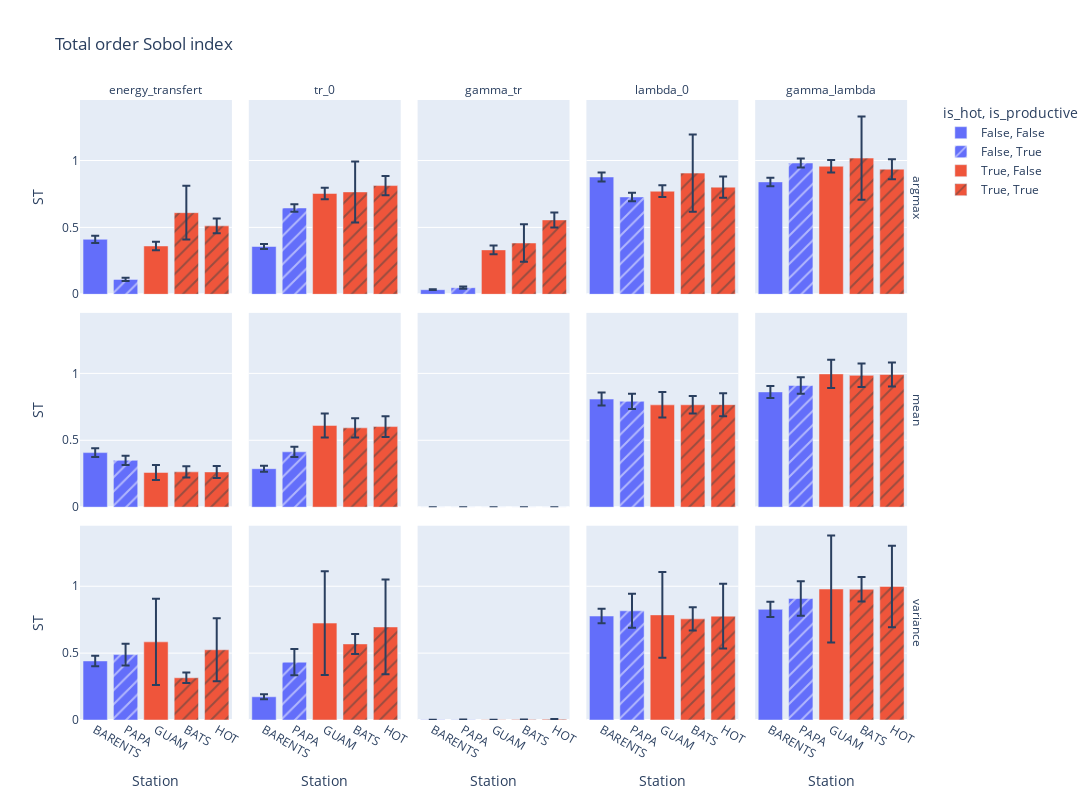

The notebook cell this image was saved under:
### Markdown cell above
### Total order Sobol indices

### Code cell
fig = px.bar(
    sobol_total_order,
    x="Station",
    facet_col="Parameter",
    y="ST",
    error_y="ST_conf",
    facet_row="QoI",
    color="is_hot",
    pattern_shape="is_productive",
    title="Total order Sobol index",
)

fig.update_layout(
    title="Total order Sobol index",
    width=1200,
    height=800,
)

fig.for_each_annotation(lambda a: a.update(text=a.text.split("=")[-1]))

### Figure 1 — Plotly figure (JSON) as saved in the notebook; plotly's stock layout.template omitted (floating-point values rounded to 4 significant figures)
{"data": [{"alignmentgroup": "True", "error_y": {"array": [0.02742]}, "hovertemplate": "is_hot=False<br>is_productive=False<br>QoI=argmax<br>Parameter=energy_transfert<br>Station=%{x}<br>ST=%{y}<extra></extra>", "legendgroup": "False, False", "marker": {"color": "#636efa", "pattern": {"shape": ""}}, "name": "False, False", "offsetgroup": "False, False", "orientation": "v", "showlegend": true, "textposition": "auto", "type": "bar", "x": ["BARENTS"], "xaxis": "x11", "y": [0.4109], "yaxis": "y11"}, {"alignmentgroup": "True", "error_y": {"array": [0.01918]}, "hovertemplate": "is_hot=False<br>is_productive=False<br>QoI=argmax<br>Parameter=tr_0<br>Station=%{x}<br>ST=%{y}<extra></extra>", "legendgroup": "False, False", "marker": {"color": "#636efa", "pattern": {"shape": ""}}, "name": "False, False", "offsetgroup": "False, False", "orientation": "v", "showlegend": false, "textposition": "auto", "type": "bar", "x": ["BARENTS"], "xaxis": "x12", "y": [0.3572], "yaxis": "y12"}, {"alignmentgroup": "True", "error_y": {"array": [0.002565]}, "hovertemplate": "is_hot=False<br>is_productive=False<br>QoI=argmax<br>Parameter=gamma_tr<br>Station=%{x}<br>ST=%{y}<extra></extra>", "legendgroup": "False, False", "marker": {"color": "#636efa", "pattern": {"shape": ""}}, "name": "False, False", "offsetgroup": "False, False", "orientation": "v", "showlegend": false, "textposition": "auto", "type": "bar", "x": ["BARENTS"], "xaxis": "x13", "y": [0.03412], "yaxis": "y13"}, {"alignmentgroup": "True", "error_y": {"array": [0.0334]}, "hovertemplate": "is_hot=False<br>is_productive=False<br>QoI=argmax<br>Parameter=lambda_0<br>Station=%{x}<br>ST=%{y}<extra></extra>", "legendgroup": "False, False", "marker": {"color": "#636efa", "pattern": {"shape": ""}}, "name": "False, False", "offsetgroup": "False, False", "orientation": "v", "showlegend": false, "textposition": "auto", "type": "bar", "x": ["BARENTS"], "xaxis": "x14", "y": [0.8768], "yaxis": "y14"}, {"alignmentgroup": "True", "error_y": {"array": [0.03182]}, "hovertemplate": "is_hot=False<br>is_productive=False<br>QoI=argmax<br>Parameter=gamma_lambda<br>Station=%{x}<br>ST=%{y}<extra></extra>", "legendgroup": "False, False", "marker": {"color": "#636efa", "pattern": {"shape": ""}}, "name": "False, False", "offsetgroup": "False, False", "orientation": "v", "showlegend": false, "textposition": "auto", "type": "bar", "x": ["BARENTS"], "xaxis": "x15", "y": [0.8402], "yaxis": "y15"}, {"alignmentgroup": "True", "error_y": {"array": [0.0324]}, "hovertemplate": "is_hot=False<br>is_productive=False<br>QoI=mean<br>Parameter=energy_transfert<br>Station=%{x}<br>ST=%{y}<extra></extra>", "legendgroup": "False, False", "marker": {"color": "#636efa", "pattern": {"shape": ""}}, "name": "False, False", "offsetgroup": "False, False", "orientation": "v", "showlegend": false, "textposition": "auto", "type": "bar", "x": ["BARENTS"], "xaxis": "x6", "y": [0.4076], "yaxis": "y6"}, {"alignmentgroup": "True", "error_y": {"array": [0.02283]}, "hovertemplate": "is_hot=False<br>is_productive=False<br>QoI=mean<br>Parameter=tr_0<br>Station=%{x}<br>ST=%{y}<extra></extra>", "legendgroup": "False, False", "marker": {"color": "#636efa", "pattern": {"shape": ""}}, "name": "False, False", "offsetgroup": "False, False", "orientation": "v", "showlegend": false, "textposition": "auto", "type": "bar", "x": ["BARENTS"], "xaxis": "x7", "y": [0.2875], "yaxis": "y7"}, {"alignmentgroup": "True", "error_y": {"array": [6.083e-06]}, "hovertemplate": "is_hot=False<br>is_productive=False<br>QoI=mean<br>Parameter=gamma_tr<br>Station=%{x}<br>ST=%{y}<extra></extra>", "legendgroup": "False, False", "marker": {"color": "#636efa", "pattern": {"shape": ""}}, "name": "False, False", "offsetgroup": "False, False", "orientation": "v", "showlegend": false, "textposition": "auto", "type": "bar", "x": ["BARENTS"], "xaxis": "x8", "y": [2.98e-05], "yaxis": "y8"}, {"alignmentgroup": "True", "error_y": {"array": [0.04858]}, "hovertemplate": "is_hot=False<br>is_productive=False<br>QoI=mean<br>Parameter=lambda_0<br>Station=%{x}<br>ST=%{y}<extra></extra>", "legendgroup": "False, False", "marker": {"color": "#636efa", "pattern": {"shape": ""}}, "name": "False, False", "offsetgroup": "False, False", "orientation": "v", "showlegend": false, "textposition": "auto", "type": "bar", "x": ["BARENTS"], "xaxis": "x9", "y": [0.808], "yaxis": "y9"}, {"alignmentgroup": "True", "error_y": {"array": [0.04477]}, "hovertemplate": "is_hot=False<br>is_productive=False<br>QoI=mean<br>Parameter=gamma_lambda<br>Station=%{x}<br>ST=%{y}<extra></extra>", "legendgroup": "False, False", "marker": {"color": "#636efa", "pattern": {"shape": ""}}, "name": "False, False", "offsetgroup": "False, False", "orientation": "v", "showlegend": false, "textposition": "auto", "type": "bar", "x": ["BARENTS"], "xaxis": "x10", "y": [0.8614], "yaxis": "y10"}, {"alignmentgroup": "True", "error_y": {"array": [0.03895]}, "hovertemplate": "is_hot=False<br>is_productive=False<br>QoI=variance<br>Parameter=energy_transfert<br>Station=%{x}<br>ST=%{y}<extra></extra>", "legendgroup": "False, False", "marker": {"color": "#636efa", "pattern": {"shape": ""}}, "name": "False, False", "offsetgroup": "False, False", "orientation": "v", "showlegend": false, "textposition": "auto", "type": "bar", "x": ["BARENTS"], "xaxis": "x", "y": [0.4415], "yaxis": "y"}, {"alignmentgroup": "True", "error_y": {"array": [0.01848]}, "hovertemplate": "is_hot=False<br>is_productive=False<br>QoI=variance<br>Parameter=tr_0<br>Station=%{x}<br>ST=%{y}<extra></extra>", "legendgroup": "False, False", "marker": {"color": "#636efa", "pattern": {"shape": ""}}, "name": "False, False", "offsetgroup": "False, False", "orientation": "v", "showlegend": false, "textposition": "auto", "type": "bar", "x": ["BARENTS"], "xaxis": "x2", "y": [0.1736], "yaxis": "y2"}, {"alignmentgroup": "True", "error_y": {"array": [0.0002023]}, "hovertemplate": "is_hot=False<br>is_productive=False<br>QoI=variance<br>Parameter=gamma_tr<br>Station=%{x}<br>ST=%{y}<extra></extra>", "legendgroup": "False, False", "marker": {"color": "#636efa", "pattern": {"shape": ""}}, "name": "False, False", "offsetgroup": "False, False", "orientation": "v", "showlegend": false, "textposition": "auto", "type": "bar", "x": ["BARENTS"], "xaxis": "x3", "y": [0.001453], "yaxis": "y3"}, {"alignmentgroup": "True", "error_y": {"array": [0.05423]}, "hovertemplate": "is_hot=False<br>is_productive=False<br>QoI=variance<br>Parameter=lambda_0<br>Station=%{x}<br>ST=%{y}<extra></extra>", "legendgroup": "False, False", "marker": {"color": "#636efa", "pattern": {"shape": ""}}, "name": "False, False", "offsetgroup": "False, False", "orientation": "v", "showlegend": false, "textposition": "auto", "type": "bar", "x": ["BARENTS"], "xaxis": "x4", "y": [0.7772], "yaxis": "y4"}, {"alignmentgroup": "True", "error_y": {"array": [0.05651]}, "hovertemplate": "is_hot=False<br>is_productive=False<br>QoI=variance<br>Parameter=gamma_lambda<br>Station=%{x}<br>ST=%{y}<extra></extra>", "legendgroup": "False, False", "marker": {"color": "#636efa", "pattern": {"shape": ""}}, "name": "False, False", "offsetgroup": "False, False", "orientation": "v", "showlegend": false, "textposition": "auto", "type": "bar", "x": ["BARENTS"], "xaxis": "x5", "y": [0.8273], "yaxis": "y5"}, {"alignmentgroup": "True", "error_y": {"array": [0.0124]}, "hovertemplate": "is_hot=False<br>is_productive=True<br>QoI=argmax<br>Parameter=energy_transfert<br>Station=%{x}<br>ST=%{y}<extra></extra>", "legendgroup": "False, True", "marker": {"color": "#636efa", "pattern": {"shape": "/"}}, "name": "False, True", "offsetgroup": "False, True", "orientation": "v", "showlegend": true, "textposition": "auto", "type": "bar", "x": ["PAPA"], "xaxis": "x11", "y": [0.1113], "yaxis": "y11"}, {"alignmentgroup": "True", "error_y": {"array": [0.02843]}, "hovertemplate": "is_hot=False<br>is_productive=True<br>QoI=argmax<br>Parameter=tr_0<br>Station=%{x}<br>ST=%{y}<extra></extra>", "legendgroup": "False, True", "marker": {"color": "#636efa", "pattern": {"shape": "/"}}, "name": "False, True", "offsetgroup": "False, True", "orientation": "v", "showlegend": false, "textposition": "auto", "type": "bar", "x": ["PAPA"], "xaxis": "x12", "y": [0.6451], "yaxis": "y12"}, {"alignmentgroup": "True", "error_y": {"array": [0.008552]}, "hovertemplate": "is_hot=False<br>is_productive=True<br>QoI=argmax<br>Parameter=gamma_tr<br>Station=%{x}<br>ST=%{y}<extra></extra>", "legendgroup": "False, True", "marker": {"color": "#636efa", "pattern": {"shape": "/"}}, "name": "False, True", "offsetgroup": "False, True", "orientation": "v", "showlegend": false, "textposition": "auto", "type": "bar", "x": ["PAPA"], "xaxis": "x13", "y": [0.04923], "yaxis": "y13"}, {"alignmentgroup": "True", "error_y": {"array": [0.03179]}, "hovertemplate": "is_hot=False<br>is_productive=True<br>QoI=argmax<br>Parameter=lambda_0<br>Station=%{x}<br>ST=%{y}<extra></extra>", "legendgroup": "False, True", "marker": {"color": "#636efa", "pattern": {"shape": "/"}}, "name": "False, True", "offsetgroup": "False, True", "orientation": "v", "showlegend": false, "textposition": "auto", "type": "bar", "x": ["PAPA"], "xaxis": "x14", "y": [0.7277], "yaxis": "y14"}, {"alignmentgroup": "True", "error_y": {"array": [0.03336]}, "hovertemplate": "is_hot=False<br>is_productive=True<br>QoI=argmax<br>Parameter=gamma_lambda<br>Station=%{x}<br>ST=%{y}<extra></extra>", "legendgroup": "False, True", "marker": {"color": "#636efa", "pattern": {"shape": "/"}}, "name": "False, True", "offsetgroup": "False, True", "orientation": "v", "showlegend": false, "textposition": "auto", "type": "bar", "x": ["PAPA"], "xaxis": "x15", "y": [0.9814], "yaxis": "y15"}, {"alignmentgroup": "True", "error_y": {"array": [0.03461]}, "hovertemplate": "is_hot=False<br>is_productive=True<br>QoI=mean<br>Parameter=energy_transfert<br>Station=%{x}<br>ST=%{y}<extra></extra>", "legendgroup": "False, True", "marker": {"color": "#636efa", "pattern": {"shape": "/"}}, "name": "False, True", "offsetgroup": "False, True", "orientation": "v", "showlegend": false, "textposition": "auto", "type": "bar", "x": ["PAPA"], "xaxis": "x6", "y": [0.3502], "yaxis": "y6"}, {"alignmentgroup": "True", "error_y": {"array": [0.03851]}, "hovertemplate": "is_hot=False<br>is_productive=True<br>QoI=mean<br>Parameter=tr_0<br>Station=%{x}<br>ST=%{y}<extra></extra>", "legendgroup": "False, True", "marker": {"color": "#636efa", "pattern": {"shape": "/"}}, "name": "False, True", "offsetgroup": "False, True", "orientation": "v", "showlegend": false, "textposition": "auto", "type": "bar", "x": ["PAPA"], "xaxis": "x7", "y": [0.4134], "yaxis": "y7"}, {"alignmentgroup": "True", "error_y": {"array": [7.14e-06]}, "hovertemplate": "is_hot=False<br>is_productive=True<br>QoI=mean<br>Parameter=gamma_tr<br>Station=%{x}<br>ST=%{y}<extra></extra>", "legendgroup": "False, True", "marker": {"color": "#636efa", "pattern": {"shape": "/"}}, "name": "False, True", "offsetgroup": "False, True", "orientation": "v", "showlegend": false, "textposition": "auto", "type": "bar", "x": ["PAPA"], "xaxis": "x8", "y": [2.469e-05], "yaxis": "y8"}, {"alignmentgroup": "True", "error_y": {"array": [0.057]}, "hovertemplate": "is_hot=False<br>is_productive=True<br>QoI=mean<br>Parameter=lambda_0<br>Station=%{x}<br>ST=%{y}<extra></extra>", "legendgroup": "False, True", "marker": {"color": "#636efa", "pattern": {"shape": "/"}}, "name": "False, True", "offsetgroup": "False, True", "orientation": "v", "showlegend": false, "textposition": "auto", "type": "bar", "x": ["PAPA"], "xaxis": "x9", "y": [0.7914], "yaxis": "y9"}, {"alignmentgroup": "True", "error_y": {"array": [0.06151]}, "hovertemplate": "is_hot=False<br>is_productive=True<br>QoI=mean<br>Parameter=gamma_lambda<br>Station=%{x}<br>ST=%{y}<extra></extra>", "legendgroup": "False, True", "marker": {"color": "#636efa", "pattern": {"shape": "/"}}, "name": "False, True", "offsetgroup": "False, True", "orientation": "v", "showlegend": false, "textposition": "auto", "type": "bar", "x": ["PAPA"], "xaxis": "x10", "y": [0.9093], "yaxis": "y10"}, {"alignmentgroup": "True", "error_y": {"array": [0.08127]}, "hovertemplate": "is_hot=False<br>is_productive=True<br>QoI=variance<br>Parameter=energy_transfert<br>Station=%{x}<br>ST=%{y}<extra></extra>", "legendgroup": "False, True", "marker": {"color": "#636efa", "pattern": {"shape": "/"}}, "name": "False, True", "offsetgroup": "False, True", "orientation": "v", "showlegend": false, "textposition": "auto", "type": "bar", "x": ["PAPA"], "xaxis": "x", "y": [0.4889], "yaxis": "y"}, {"alignmentgroup": "True", "error_y": {"array": [0.09784]}, "hovertemplate": "is_hot=False<br>is_productive=True<br>QoI=variance<br>Parameter=tr_0<br>Station=%{x}<br>ST=%{y}<extra></extra>", "legendgroup": "False, True", "marker": {"color": "#636efa", "pattern": {"shape": "/"}}, "name": "False, True", "offsetgroup": "False, True", "orientation": "v", "showlegend": false, "textposition": "auto", "type": "bar", "x": ["PAPA"], "xaxis": "x2", "y": [0.4324], "yaxis": "y2"}, {"alignmentgroup": "True", "error_y": {"array": [0.0006159]}, "hovertemplate": "is_hot=False<br>is_productive=True<br>QoI=variance<br>Parameter=gamma_tr<br>Station=%{x}<br>ST=%{y}<extra></extra>", "legendgroup": "False, True", "marker": {"color": "#636efa", "pattern": {"shape": "/"}}, "name": "False, True", "offsetgroup": "False, True", "orientation": "v", "showlegend": false, "textposition": "auto", "type": "bar", "x": ["PAPA"], "xaxis": "x3", "y": [0.002714], "yaxis": "y3"}, {"alignmentgroup": "True", "error_y": {"array": [0.127]}, "hovertemplate": "is_hot=False<br>is_productive=True<br>QoI=variance<br>Parameter=lambda_0<br>Station=%{x}<br>ST=%{y}<extra></extra>", "legendgroup": "False, True", "marker": {"color": "#636efa", "pattern": {"shape": "/"}}, "name": "False, True", "offsetgroup": "False, True", "orientation": "v", "showlegend": false, "textposition": "auto", "type": "bar", "x": ["PAPA"], "xaxis": "x4", "y": [0.8163], "yaxis": "y4"}, {"alignmentgroup": "True", "error_y": {"array": [0.1286]}, "hovertemplate": "is_hot=False<br>is_productive=True<br>QoI=variance<br>Parameter=gamma_lambda<br>Station=%{x}<br>ST=%{y}<extra></extra>", "legendgroup": "False, True", "marker": {"color": "#636efa", "pattern": {"shape": "/"}}, "name": "False, True", "offsetgroup": "False, True", "orientation": "v", "showlegend": false, "textposition": "auto", "type": "bar", "x": ["PAPA"], "xaxis": "x5", "y": [0.9088], "yaxis": "y5"}, {"alignmentgroup": "True", "error_y": {"array": [0.0321]}, "hovertemplate": "is_hot=True<br>is_productive=False<br>QoI=argmax<br>Parameter=energy_transfert<br>Station=%{x}<br>ST=%{y}<extra></extra>", "legendgroup": "True, False", "marker": {"color": "#EF553B", "pattern": {"shape": ""}}, "name": "True, False", "offsetgroup": "True, False", "orientation": "v", "showlegend": true, "textposition": "auto", "type": "bar", "x": ["GUAM"], "xaxis": "x11", "y": [0.3611], "yaxis": "y11"}, {"alignmentgroup": "True", "error_y": {"array": [0.04309]}, "hovertemplate": "is_hot=True<br>is_productive=False<br>QoI=argmax<br>Parameter=tr_0<br>Station=%{x}<br>ST=%{y}<extra></extra>", "legendgroup": "True, False", "marker": {"color": "#EF553B", "pattern": {"shape": ""}}, "name": "True, False", "offsetgroup": "True, False", "orientation": "v", "showlegend": false, "textposition": "auto", "type": "bar", "x": ["GUAM"], "xaxis": "x12", "y": [0.7536], "yaxis": "y12"}, {"alignmentgroup": "True", "error_y": {"array": [0.03313]}, "hovertemplate": "is_hot=True<br>is_productive=False<br>QoI=argmax<br>Parameter=gamma_tr<br>Station=%{x}<br>ST=%{y}<extra></extra>", "legendgroup": "True, False", "marker": {"color": "#EF553B", "pattern": {"shape": ""}}, "name": "True, False", "offsetgroup": "True, False", "orientation": "v", "showlegend": false, "textposition": "auto", "type": "bar", "x": ["GUAM"], "xaxis": "x13", "y": [0.3319], "yaxis": "y13"}, {"alignmentgroup": "True", "error_y": {"array": [0.04399]}, "hovertemplate": "is_hot=True<br>is_productive=False<br>QoI=argmax<br>Parameter=lambda_0<br>Station=%{x}<br>ST=%{y}<extra></extra>", "legendgroup": "True, False", "marker": {"color": "#EF553B", "pattern": {"shape": ""}}, "name": "True, False", "offsetgroup": "True, False", "orientation": "v", "showlegend": false, "textposition": "auto", "type": "bar", "x": ["GUAM"], "xaxis": "x14", "y": [0.7704], "yaxis": "y14"}, {"alignmentgroup": "True", "error_y": {"array": [0.04586]}, "hovertemplate": "is_hot=True<br>is_productive=False<br>QoI=argmax<br>Parameter=gamma_lambda<br>Station=%{x}<br>ST=%{y}<extra></extra>", "legendgroup": "True, False", "marker": {"color": "#EF553B", "pattern": {"shape": ""}}, "name": "True, False", "offsetgroup": "True, False", "orientation": "v", "showlegend": false, "textposition": "auto", "type": "bar", "x": ["GUAM"], "xaxis": "x15", "y": [0.9572], "yaxis": "y15"}, {"alignmentgroup": "True", "error_y": {"array": [0.05626]}, "hovertemplate": "is_hot=True<br>is_productive=False<br>QoI=mean<br>Parameter=energy_transfert<br>Station=%{x}<br>ST=%{y}<extra></extra>", "legendgroup": "True, False", "marker": {"color": "#EF553B", "pattern": {"shape": ""}}, "name": "True, False", "offsetgroup": "True, False", "orientation": "v", "showlegend": false, "textposition": "auto", "type": "bar", "x": ["GUAM"], "xaxis": "x6", "y": [0.2592], "yaxis": "y6"}, {"alignmentgroup": "True", "error_y": {"array": [0.08966]}, "hovertemplate": "is_hot=True<br>is_productive=False<br>QoI=mean<br>Parameter=tr_0<br>Station=%{x}<br>ST=%{y}<extra></extra>", "legendgroup": "True, False", "marker": {"color": "#EF553B", "pattern": {"shape": ""}}, "name": "True, False", "offsetgroup": "True, False", "orientation": "v", "showlegend": false, "textposition": "auto", "type": "bar", "x": ["GUAM"], "xaxis": "x7", "y": [0.6109], "yaxis": "y7"}, {"alignmentgroup": "True", "error_y": {"array": [2.467e-06]}, "hovertemplate": "is_hot=True<br>is_productive=False<br>QoI=mean<br>Parameter=gamma_tr<br>Station=%{x}<br>ST=%{y}<extra></extra>", "legendgroup": "True, False", "marker": {"color": "#EF553B", "pattern": {"shape": ""}}, "name": "True, False", "offsetgroup": "True, False", "orientation": "v", "showlegend": false, "textposition": "auto", "type": "bar", "x": ["GUAM"], "xaxis": "x8", "y": [5.347e-06], "yaxis": "y8"}, {"alignmentgroup": "True", "error_y": {"array": [0.0954]}, "hovertemplate": "is_hot=True<br>is_productive=False<br>QoI=mean<br>Parameter=lambda_0<br>Station=%{x}<br>ST=%{y}<extra></extra>", "legendgroup": "True, False", "marker": {"color": "#EF553B", "pattern": {"shape": ""}}, "name": "True, False", "offsetgroup": "True, False", "orientation": "v", "showlegend": false, "textposition": "auto", "type": "bar", "x": ["GUAM"], "xaxis": "x9", "y": [0.7647], "yaxis": "y9"}, {"alignmentgroup": "True", "error_y": {"array": [0.1053]}, "hovertemplate": "is_hot=True<br>is_productive=False<br>QoI=mean<br>Parameter=gamma_lambda<br>Station=%{x}<br>ST=%{y}<extra></extra>", "legendgroup": "True, False", "marker": {"color": "#EF553B", "pattern": {"shape": ""}}, "name": "True, False", "offsetgroup": "True, False", "orientation": "v", "showlegend": false, "textposition": "auto", "type": "bar", "x": ["GUAM"], "xaxis": "x10", "y": [0.9962], "yaxis": "y10"}, {"alignmentgroup": "True", "error_y": {"array": [0.322]}, "hovertemplate": "is_hot=True<br>is_productive=False<br>QoI=variance<br>Parameter=energy_transfert<br>Station=%{x}<br>ST=%{y}<extra></extra>", "legendgroup": "True, False", "marker": {"color": "#EF553B", "pattern": {"shape": ""}}, "name": "True, False", "offsetgroup": "True, False", "orientation": "v", "showlegend": false, "textposition": "auto", "type": "bar", "x": ["GUAM"], "xaxis": "x", "y": [0.5842], "yaxis": "y"}, {"alignmentgroup": "True", "error_y": {"array": [0.3881]}, "hovertemplate": "is_hot=True<br>is_productive=False<br>QoI=variance<br>Parameter=tr_0<br>Station=%{x}<br>ST=%{y}<extra></extra>", "legendgroup": "True, False", "marker": {"color": "#EF553B", "pattern": {"shape": ""}}, "name": "True, False", "offsetgroup": "True, False", "orientation": "v", "showlegend": false, "textposition": "auto", "type": "bar", "x": ["GUAM"], "xaxis": "x2", "y": [0.7247], "yaxis": "y2"}, {"alignmentgroup": "True", "error_y": {"array": [0.0009464]}, "hovertemplate": "is_hot=True<br>is_productive=False<br>QoI=variance<br>Parameter=gamma_tr<br>Station=%{x}<br>ST=%{y}<extra></extra>", "legendgroup": "True, False", "marker": {"color": "#EF553B", "pattern": {"shape": ""}}, "name": "True, False", "offsetgroup": "True, False", "orientation": "v", "showlegend": false, "textposition": "auto", "type": "bar", "x": ["GUAM"], "xaxis": "x3", "y": [0.001153], "yaxis": "y3"}, {"alignmentgroup": "True", "error_y": {"array": [0.3199]}, "hovertemplate": "is_hot=True<br>is_productive=False<br>QoI=variance<br>Parameter=lambda_0<br>Station=%{x}<br>ST=%{y}<extra></extra>", "legendgroup": "True, False", "marker": {"color": "#EF553B", "pattern": {"shape": ""}}, "name": "True, False", "offsetgroup": "True, False", "orientation": "v", "showlegend": false, "textposition": "auto", "type": "bar", "x": ["GUAM"], "xaxis": "x4", "y": [0.786], "yaxis": "y4"}, {"alignmentgroup": "True", "error_y": {"array": [0.4006]}, "hovertemplate": "is_hot=True<br>is_productive=False<br>QoI=variance<br>Parameter=gamma_lambda<br>Station=%{x}<br>ST=%{y}<extra></extra>", "legendgroup": "True, False", "marker": {"color": "#EF553B", "pattern": {"shape": ""}}, "name": "True, False", "offsetgroup": "True, False", "orientation": "v", "showlegend": false, "textposition": "auto", "type": "bar", "x": ["GUAM"], "xaxis": "x5", "y": [0.9794], "yaxis": "y5"}, {"alignmentgroup": "True", "error_y": {"array": [0.2007, 0.05587]}, "hovertemplate": "is_hot=True<br>is_productive=True<br>QoI=argmax<br>Parameter=energy_transfert<br>Station=%{x}<br>ST=%{y}<extra></extra>", "legendgroup": "True, True", "marker": {"color": "#EF553B", "pattern": {"shape": "/"}}, "name": "True, True", "offsetgroup": "True, True", "orientation": "v", "showlegend": true, "textposition": "auto", "type": "bar", "x": ["BATS", "HOT"], "xaxis": "x11", "y": [0.61, 0.5115], "yaxis": "y11"}, {"alignmentgroup": "True", "error_y": {"array": [0.2281, 0.0723]}, "hovertemplate": "is_hot=True<br>is_productive=True<br>QoI=argmax<br>Parameter=tr_0<br>Station=%{x}<br>ST=%{y}<extra></extra>", "legendgroup": "True, True", "marker": {"color": "#EF553B", "pattern": {"shape": "/"}}, "name": "True, True", "offsetgroup": "True, True", "orientation": "v", "showlegend": false, "textposition": "auto", "type": "bar", "x": ["BATS", "HOT"], "xaxis": "x12", "y": [0.7653, 0.8126], "yaxis": "y12"}, {"alignmentgroup": "True", "error_y": {"array": [0.1405, 0.05577]}, "hovertemplate": "is_hot=True<br>is_productive=True<br>QoI=argmax<br>Parameter=gamma_tr<br>Station=%{x}<br>ST=%{y}<extra></extra>", "legendgroup": "True, True", "marker": {"color": "#EF553B", "pattern": {"shape": "/"}}, "name": "True, True", "offsetgroup": "True, True", "orientation": "v", "showlegend": false, "textposition": "auto", "type": "bar", "x": ["BATS", "HOT"], "xaxis": "x13", "y": [0.3833, 0.5559], "yaxis": "y13"}, {"alignmentgroup": "True", "error_y": {"array": [0.289, 0.07925]}, "hovertemplate": "is_hot=True<br>is_productive=True<br>QoI=argmax<br>Parameter=lambda_0<br>Station=%{x}<br>ST=%{y}<extra></extra>", "legendgroup": "True, True", "marker": {"color": "#EF553B", "pattern": {"shape": "/"}}, "name": "True, True", "offsetgroup": "True, True", "orientation": "v", "showlegend": false, "textposition": "auto", "type": "bar", "x": ["BATS", "HOT"], "xaxis": "x14", "y": [0.9059, 0.8009], "yaxis": "y14"}, {"alignmentgroup": "True", "error_y": {"array": [0.3113, 0.0745]}, "hovertemplate": "is_hot=True<br>is_productive=True<br>QoI=argmax<br>Parameter=gamma_lambda<br>Station=%{x}<br>ST=%{y}<extra></extra>", "legendgroup": "True, True", "marker": {"color": "#EF553B", "pattern": {"shape": "/"}}, "name": "True, True", "offsetgroup": "True, True", "orientation": "v", "showlegend": false, "textposition": "auto", "type": "bar", "x": ["BATS", "HOT"], "xaxis": "x15", "y": [1.018, 0.9354], "yaxis": "y15"}, {"alignmentgroup": "True", "error_y": {"array": [0.04224, 0.0454]}, "hovertemplate": "is_hot=True<br>is_productive=True<br>QoI=mean<br>Parameter=energy_transfert<br>Station=%{x}<br>ST=%{y}<extra></extra>", "legendgroup": "True, True", "marker": {"color": "#EF553B", "pattern": {"shape": "/"}}, "name": "True, True", "offsetgroup": "True, True", "orientation": "v", "showlegend": false, "textposition": "auto", "type": "bar", "x": ["BATS", "HOT"], "xaxis": "x6", "y": [0.2637, 0.2631], "yaxis": "y6"}, {"alignmentgroup": "True", "error_y": {"array": [0.07256, 0.07781]}, "hovertemplate": "is_hot=True<br>is_productive=True<br>QoI=mean<br>Parameter=tr_0<br>Station=%{x}<br>ST=%{y}<extra></extra>", "legendgroup": "True, True", "marker": {"color": "#EF553B", "pattern": {"shape": "/"}}, "name": "True, True", "offsetgroup": "True, True", "orientation": "v", "showlegend": false, "textposition": "auto", "type": "bar", "x": ["BATS", "HOT"], "xaxis": "x7", "y": [0.5927, 0.6023], "yaxis": "y7"}, {"alignmentgroup": "True", "error_y": {"array": [6.147e-06, 2.349e-06]}, "hovertemplate": "is_hot=True<br>is_productive=True<br>QoI=mean<br>Parameter=gamma_tr<br>Station=%{x}<br>ST=%{y}<extra></extra>", "legendgroup": "True, True", "marker": {"color": "#EF553B", "pattern": {"shape": "/"}}, "name": "True, True", "offsetgroup": "True, True", "orientation": "v", "showlegend": false, "textposition": "auto", "type": "bar", "x": ["BATS", "HOT"], "xaxis": "x8", "y": [1.779e-05, 4.925e-06], "yaxis": "y8"}, {"alignmentgroup": "True", "error_y": {"array": [0.06533, 0.08579]}, "hovertemplate": "is_hot=True<br>is_productive=True<br>QoI=mean<br>Parameter=lambda_0<br>Station=%{x}<br>ST=%{y}<extra></extra>", "legendgroup": "True, True", "marker": {"color": "#EF553B", "pattern": {"shape": "/"}}, "name": "True, True", "offsetgroup": "True, True", "orientation": "v", "showlegend": false, "textposition": "auto", "type": "bar", "x": ["BATS", "HOT"], "xaxis": "x9", "y": [0.7651, 0.7661], "yaxis": "y9"}, {"alignmentgroup": "True", "error_y": {"array": [0.08771, 0.08999]}, "hovertemplate": "is_hot=True<br>is_productive=True<br>QoI=mean<br>Parameter=gamma_lambda<br>Station=%{x}<br>ST=%{y}<extra></extra>", "legendgroup": "True, True", "marker": {"color": "#EF553B", "pattern": {"shape": "/"}}, "name": "True, True", "offsetgroup": "True, True", "orientation": "v", "showlegend": false, "textposition": "auto", "type": "bar", "x": ["BATS", "HOT"], "xaxis": "x10", "y": [0.9855, 0.9914], "yaxis": "y10"}, {"alignmentgroup": "True", "error_y": {"array": [0.03931, 0.2357]}, "hovertemplate": "is_hot=True<br>is_productive=True<br>QoI=variance<br>Parameter=energy_transfert<br>Station=%{x}<br>ST=%{y}<extra></extra>", "legendgroup": "True, True", "marker": {"color": "#EF553B", "pattern": {"shape": "/"}}, "name": "True, True", "offsetgroup": "True, True", "orientation": "v", "showlegend": false, "textposition": "auto", "type": "bar", "x": ["BATS", "HOT"], "xaxis": "x", "y": [0.3157, 0.525], "yaxis": "y"}, {"alignmentgroup": "True", "error_y": {"array": [0.07471, 0.3543]}, "hovertemplate": "is_hot=True<br>is_productive=True<br>QoI=variance<br>Parameter=tr_0<br>Station=%{x}<br>ST=%{y}<extra></extra>", "legendgroup": "True, True", "marker": {"color": "#EF553B", "pattern": {"shape": "/"}}, "name": "True, True", "offsetgroup": "True, True", "orientation": "v", "showlegend": false, "textposition": "auto", "type": "bar", "x": ["BATS", "HOT"], "xaxis": "x2", "y": [0.5689, 0.6957], "yaxis": "y2"}, {"alignmentgroup": "True", "error_y": {"array": [0.001395, 0.002798]}, "hovertemplate": "is_hot=True<br>is_productive=True<br>QoI=variance<br>Parameter=gamma_tr<br>Station=%{x}<br>ST=%{y}<extra></extra>", "legendgroup": "True, True", "marker": {"color": "#EF553B", "pattern": {"shape": "/"}}, "name": "True, True", "offsetgroup": "True, True", "orientation": "v", "showlegend": false, "textposition": "auto", "type": "bar", "x": ["BATS", "HOT"], "xaxis": "x3", "y": [0.003095, 0.005251], "yaxis": "y3"}, {"alignmentgroup": "True", "error_y": {"array": [0.08738, 0.243]}, "hovertemplate": "is_hot=True<br>is_productive=True<br>QoI=variance<br>Parameter=lambda_0<br>Station=%{x}<br>ST=%{y}<extra></extra>", "legendgroup": "True, True", "marker": {"color": "#EF553B", "pattern": {"shape": "/"}}, "name": "True, True", "offsetgroup": "True, True", "orientation": "v", "showlegend": false, "textposition": "auto", "type": "bar", "x": ["BATS", "HOT"], "xaxis": "x4", "y": [0.7562, 0.7767], "yaxis": "y4"}, {"alignmentgroup": "True", "error_y": {"array": [0.09237, 0.304]}, "hovertemplate": "is_hot=True<br>is_productive=True<br>QoI=variance<br>Parameter=gamma_lambda<br>Station=%{x}<br>ST=%{y}<extra></extra>", "legendgroup": "True, True", "marker": {"color": "#EF553B", "pattern": {"shape": "/"}}, "name": "True, True", "offsetgroup": "True, True", "orientation": "v", "showlegend": false, "textposition": "auto", "type": "bar", "x": ["BATS", "HOT"], "xaxis": "x5", "y": [0.9776, 0.9984], "yaxis": "y5"}], "layout": {"annotations": [{"font": {}, "showarrow": false, "text": "energy_transfert", "x": 0.09, "xanchor": "center", "xref": "paper", "y": 1.0, "yanchor": "bottom", "yref": "paper"}, {"font": {}, "showarrow": false, "text": "tr_0", "x": 0.29, "xanchor": "center", "xref": "paper", "y": 1.0, "yanchor": "bottom", "yref": "paper"}, {"font": {}, "showarrow": false, "text": "gamma_tr", "x": 0.49, "xanchor": "center", "xref": "paper", "y": 1.0, "yanchor": "bottom", "yref": "paper"}, {"font": {}, "showarrow": false, "text": "lambda_0", "x": 0.69, "xanchor": "center", "xref": "paper", "y": 1.0, "yanchor": "bottom", "yref": "paper"}, {"font": {}, "showarrow": false, "text": "gamma_lambda", "x": 0.89, "xanchor": "center", "xref": "paper", "y": 1.0, "yanchor": "bottom", "yref": "paper"}, {"font": {}, "showarrow": false, "text": "variance", "textangle": 90, "x": 0.98, "xanchor": "left", "xref": "paper", "y": 0.1567, "yanchor": "middle", "yref": "paper"}, {"font": {}, "showarrow": false, "text": "mean", "textangle": 90, "x": 0.98, "xanchor": "left", "xref": "paper", "y": 0.5, "yanchor": "middle", "yref": "paper"}, {"font": {}, "showarrow": false, "text": "argmax", "textangle": 90, "x": 0.98, "xanchor": "left", "xref": "paper", "y": 0.8433, "yanchor": "middle", "yref": "paper"}], "barmode": "relative", "height": 800, "legend": {"title": {"text": "is_hot, is_productive"}, "tracegroupgap": 0}, "title": {"text": "Total order Sobol index"}, "width": 1200, "xaxis": {"anchor": "y", "domain": [0, 0.18], "title": {"text": "Station"}}, "xaxis10": {"anchor": "y10", "domain": [0.8, 0.98], "matches": "x", "showticklabels": false}, "xaxis11": {"anchor": "y11", "domain": [0, 0.18], "matches": "x", "showticklabels": false}, "xaxis12": {"anchor": "y12", "domain": [0.2, 0.38], "matches": "x", "showticklabels": false}, "xaxis13": {"anchor": "y13", "domain": [0.4, 0.58], "matches": "x", "showticklabels": false}, "xaxis14": {"anchor": "y14", "domain": [0.6, 0.78], "matches": "x", "showticklabels": false}, "xaxis15": {"anchor": "y15", "domain": [0.8, 0.98], "matches": "x", "showticklabels": false}, "xaxis2": {"anchor": "y2", "domain": [0.2, 0.38], "matches": "x", "title": {"text": "Station"}}, "xaxis3": {"anchor": "y3", "domain": [0.4, 0.58], "matches": "x", "title": {"text": "Station"}}, "xaxis4": {"anchor": "y4", "domain": [0.6, 0.78], "matches": "x", "title": {"text": "Station"}}, "xaxis5": {"anchor": "y5", "domain": [0.8, 0.98], "matches": "x", "title": {"text": "Station"}}, "xaxis6": {"anchor": "y6", "domain": [0, 0.18], "matches": "x", "showticklabels": false}, "xaxis7": {"anchor": "y7", "domain": [0.2, 0.38], "matches": "x", "showticklabels": false}, "xaxis8": {"anchor": "y8", "domain": [0.4, 0.58], "matches": "x", "showticklabels": false}, "xaxis9": {"anchor": "y9", "domain": [0.6, 0.78], "matches": "x", "showticklabels": false}, "yaxis": {"anchor": "x", "domain": [0, 0.3133], "title": {"text": "ST"}}, "yaxis10": {"anchor": "x10", "domain": [0.3433, 0.6567], "matches": "y", "showticklabels": false}, "yaxis11": {"anchor": "x11", "domain": [0.6867, 1.0], "matches": "y", "title": {"text": "ST"}}, "yaxis12": {"anchor": "x12", "domain": [0.6867, 1.0], "matches": "y", "showticklabels": false}, "yaxis13": {"anchor": "x13", "domain": [0.6867, 1.0], "matches": "y", "showticklabels": false}, "yaxis14": {"anchor": "x14", "domain": [0.6867, 1.0], "matches": "y", "showticklabels": false}, "yaxis15": {"anchor": "x15", "domain": [0.6867, 1.0], "matches": "y", "showticklabels": false}, "yaxis2": {"anchor": "x2", "domain": [0, 0.3133], "matches": "y", "showticklabels": false}, "yaxis3": {"anchor": "x3", "domain": [0, 0.3133], "matches": "y", "showticklabels": false}, "yaxis4": {"anchor": "x4", "domain": [0, 0.3133], "matches": "y", "showticklabels": false}, "yaxis5": {"anchor": "x5", "domain": [0, 0.3133], "matches": "y", "showticklabels": false}, "yaxis6": {"anchor": "x6", "domain": [0.3433, 0.6567], "matches": "y", "title": {"text": "ST"}}, "yaxis7": {"anchor": "x7", "domain": [0.3433, 0.6567], "matches": "y", "showticklabels": false}, "yaxis8": {"anchor": "x8", "domain": [0.3433, 0.6567], "matches": "y", "showticklabels": false}, "yaxis9": {"anchor": "x9", "domain": [0.3433, 0.6567], "matches": "y", "showticklabels": false}}}
